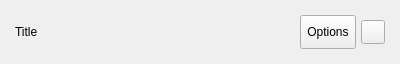
<?xml version="1.0" encoding="UTF-8"?>
<ui version="4.0">
 <class>UIBlockWidget</class>
 <widget class="QWidget" name="UIBlockWidget">
  <property name="geometry">
   <rect>
    <x>0</x>
    <y>0</y>
    <width>400</width>
    <height>64</height>
   </rect>
  </property>
  <property name="windowTitle">
   <string>Form</string>
  </property>
  <layout class="QVBoxLayout" name="verticalLayout">
   <property name="spacing">
    <number>0</number>
   </property>
   <property name="leftMargin">
    <number>5</number>
   </property>
   <property name="topMargin">
    <number>5</number>
   </property>
   <property name="rightMargin">
    <number>5</number>
   </property>
   <property name="bottomMargin">
    <number>5</number>
   </property>
   <item>
    <widget class="QFrame" name="shadowFrame">
     <property name="frameShape">
      <enum>QFrame::NoFrame</enum>
     </property>
     <property name="frameShadow">
      <enum>QFrame::Raised</enum>
     </property>
     <layout class="QVBoxLayout" name="mainLayout">
      <property name="spacing">
       <number>3</number>
      </property>
      <property name="leftMargin">
       <number>10</number>
      </property>
      <property name="topMargin">
       <number>10</number>
      </property>
      <property name="rightMargin">
       <number>10</number>
      </property>
      <property name="bottomMargin">
       <number>10</number>
      </property>
      <item>
       <layout class="QHBoxLayout" name="horizontalLayout">
        <property name="spacing">
         <number>5</number>
        </property>
        <item>
         <widget class="QLabel" name="titleLabel">
          <property name="text">
           <string>Title</string>
          </property>
         </widget>
        </item>
        <item>
         <spacer name="horizontalSpacer">
          <property name="orientation">
           <enum>Qt::Horizontal</enum>
          </property>
          <property name="sizeHint" stdset="0">
           <size>
            <width>40</width>
            <height>20</height>
           </size>
          </property>
         </spacer>
        </item>
        <item>
         <widget class="QLabel" name="statusLabel">
          <property name="enabled">
           <bool>false</bool>
          </property>
          <property name="text">
           <string/>
          </property>
         </widget>
        </item>
        <item>
         <spacer name="horizontalSpacer_2">
          <property name="orientation">
           <enum>Qt::Horizontal</enum>
          </property>
          <property name="sizeHint" stdset="0">
           <size>
            <width>40</width>
            <height>20</height>
           </size>
          </property>
         </spacer>
        </item>
        <item>
         <widget class="QToolButton" name="presetsButton">
          <property name="sizePolicy">
           <sizepolicy hsizetype="Minimum" vsizetype="Expanding">
            <horstretch>0</horstretch>
            <verstretch>0</verstretch>
           </sizepolicy>
          </property>
          <property name="minimumSize">
           <size>
            <width>32</width>
            <height>32</height>
           </size>
          </property>
          <property name="text">
           <string>Options</string>
          </property>
          <property name="icon">
           <iconset resource="../../resources.qrc">
            <normaloff>:/icons/cog</normaloff>:/icons/cog</iconset>
          </property>
          <property name="popupMode">
           <enum>QToolButton::InstantPopup</enum>
          </property>
          <property name="toolButtonStyle">
           <enum>Qt::ToolButtonFollowStyle</enum>
          </property>
         </widget>
        </item>
        <item>
         <widget class="QPushButton" name="closeButton">
          <property name="maximumSize">
           <size>
            <width>24</width>
            <height>24</height>
           </size>
          </property>
          <property name="text">
           <string/>
          </property>
          <property name="icon">
           <iconset resource="../../resources.qrc">
            <normaloff>:/icons/close-thin</normaloff>:/icons/close-thin</iconset>
          </property>
         </widget>
        </item>
       </layout>
      </item>
     </layout>
    </widget>
   </item>
  </layout>
 </widget>
 <resources>
  <include location="../../resources.qrc"/>
 </resources>
 <connections/>
</ui>
